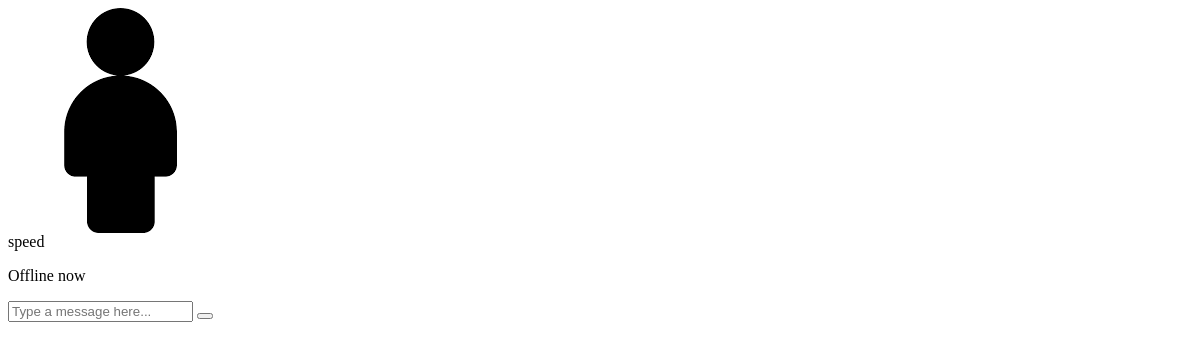
The app's page /Php/data2.php?userid=1341090892, older data.
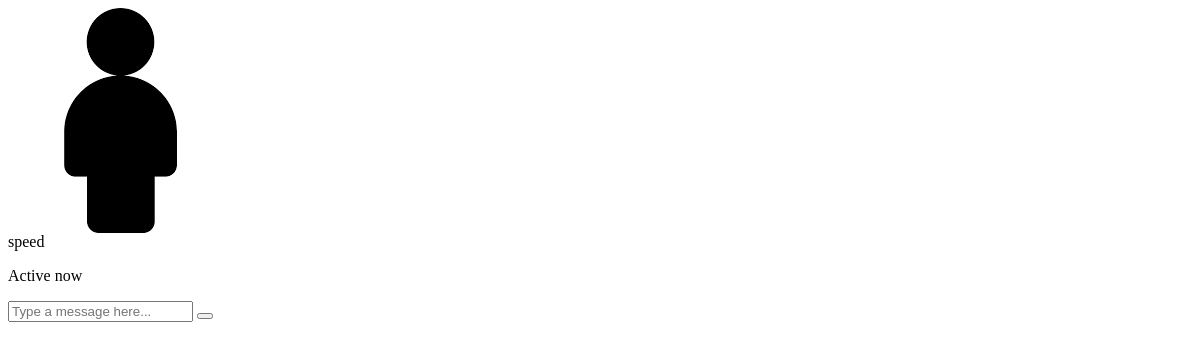
The same page, newer data.
### tables this page shows
CREATE TABLE `users` (
  `type` varchar(100) NOT NULL,
  `userid` int(100) NOT NULL,
  `email` varchar(100) NOT NULL,
  `password` varchar(100) NOT NULL,
  `username` varchar(100) NOT NULL,
  `gender` varchar(100) NOT NULL,
  `image` varchar(100) NOT NULL,
  `status` varchar(255) NOT NULL DEFAULT 'Offline now',
  `unique_id` int(255) DEFAULT NULL
);

### Php/data2.php (the view, shortened to what this page needs)
    <?php
    $output = "";
              include"DBConnection.php";
          $userid = mysqli_real_escape_string($conn, $_GET['userid']);
          $sql2 = mysqli_query($conn, "SELECT * FROM users WHERE unique_id = {$userid}");
          if(mysqli_num_rows($sql2) > 0){
            $row2 = mysqli_fetch_assoc($sql2);
          }
        if($_SESSION['Type'] != "Auditor") {
          $output .= '<header>
          <a  class="back-icon" onclick= "back_icon('.$_GET['userid'].')" ><i class="fas fa-arrow-left"></i></a>
          <img src="'. $row2['image'] .'" alt="">
          <div class="details">
            <span>'. $row2['username'] .'</span>
            <p>'. $row2['status'] .'</p>
          </div>
        </header>
        <div class="chat-box">
        </div>
        <form action="#" class="typing-area" id = "uploadImage"  enctype="multipart/form-data">
          <div class="image-upload">
              <label for="uploadFile">
                <i class="fa fa-upload" aria-hidden="true"></i>
              </label>
              <input name="uploadFile" id="uploadFile" type="file" onchange="showPreview(event)">
              <input type="text" class="hiddenImageName" name="hiddenImageName" hidden>
          </div>
          <input type="text" class="incoming_id" name="incoming_id" value="'. $row2['unique_id'] .'" hidden>
          <input type="text" id = "input-field" name="message" class="input-field" placeholder="Type a message here..." autocomplete="off">
          <button><i class="fab fa-telegram-plane"></i></button>
        </form>
        ';
    }
    echo $output;
?>

Row changes from the older to the newer data that the page shows:
changed users "speed": status "Offline now" → "Active now"
